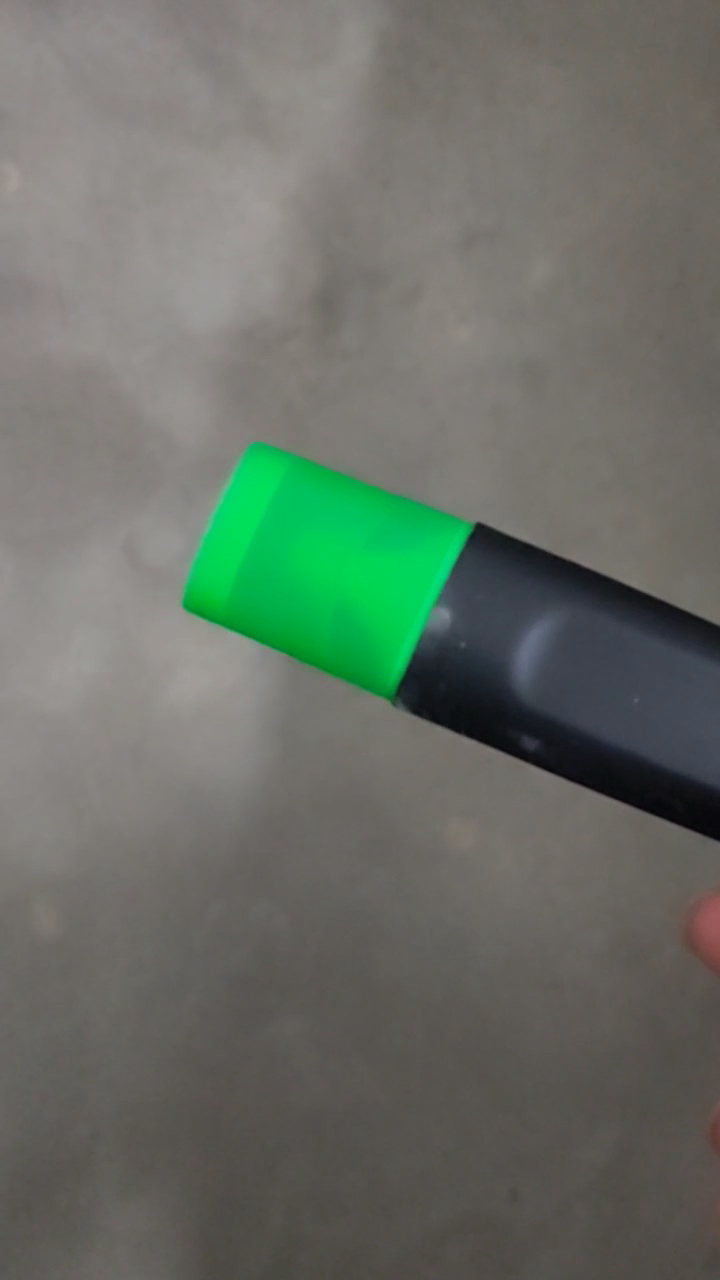
#> input picture frame 21 of OpenCV4/Image Processing in OpenCV/green_pen.mp4, 720 x 1280 px
$ python '1_Changing Colorspaces.py'
#> lines starting #> are read from the running program, lines starting #| are printed output that depends on the picture; after the words box and inside, x2 and y2 are one past the last pixel; in counts of white or black regions, pixels touching at a corner belong together
"""

学习如何将图像从一种颜色空间转换为另一种颜色空间，例如BGR↔Gray，BGR↔HSV等。
此外，我们还将创建一个应用程序来提取视频中的彩色对象。
将学习以下功能：cv.cvtColor（），cv.inRange（）等。
"""
import cv2 as cv
import numpy as np

"""
change Color-Space

OpenCV提供了150多种颜色空间转换方法,
最常用的BGR↔Gray，BGR↔HSV

使用函数cv.cvtColor（input_image，flag），其中flag确定转换类型。

对于HSV，色相范围为[0,179]，饱和度范围为[0,255]，值范围为[0,255]。
不同的软件使用不同的比例。
因此，如果将OpenCV值与它们进行比较，则需要将这些范围标准化。
"""
# [13 lines of commented-out code are left out]

"""
物体跟踪

现在我们知道如何将BGR图像转换为HSV，我们可以使用它来提取有色对象。
在HSV中，表示颜色要比在BGR颜色空间中表示容易。
在我们的应用程序中，我们将尝试提取一个蓝色的对象。
所以这是方法：
- 截图视频的每一帧
- 转换BGR为HSV
- 我们将HSV图片的阈值范围设为想要的物体的颜色区间
- 提取物体
"""


cap = cv.VideoCapture('./green_pen.mp4')
while cap.isOpened():
    # Take each frame
    ret, frame = cap.read()
#> frame is the input picture: shape (1280, 720, 3); mean B, G, R 102.3, 111.2, 104.9
    if not ret:
        print("Can't receive frame (maybe stream end?). Exiting ...")
        break
    # Convert BGR to HSV
    hsv = cv.cvtColor(frame, cv.COLOR_BGR2HSV)
#> hsv: shape (1280, 720, 3); mean H, S, V 26.5, 33.8, 115.2
    # define range of blue color in HSV
    # 检测笔帽。。。
    lower_green = np.array([60, 230, 190])
    upper_green = np.array([80, 255, 210])
    # 同时找笔杆
    lower_black = np.array([100, 30, 10])
    upper_black = np.array([150, 100, 100])
    # 74, 255, 206  BGR
    # Threshold the HSV image to get only blue colors
    # print(hsv.shape)  # (720, 1280, 3)
    print(hsv[0][0])
#| [  4  15 136]
    # 检测每一个像素是否在区间内，是的话取值255，否则0
    mask_bi_mao = cv.inRange(hsv, lower_green, upper_green)
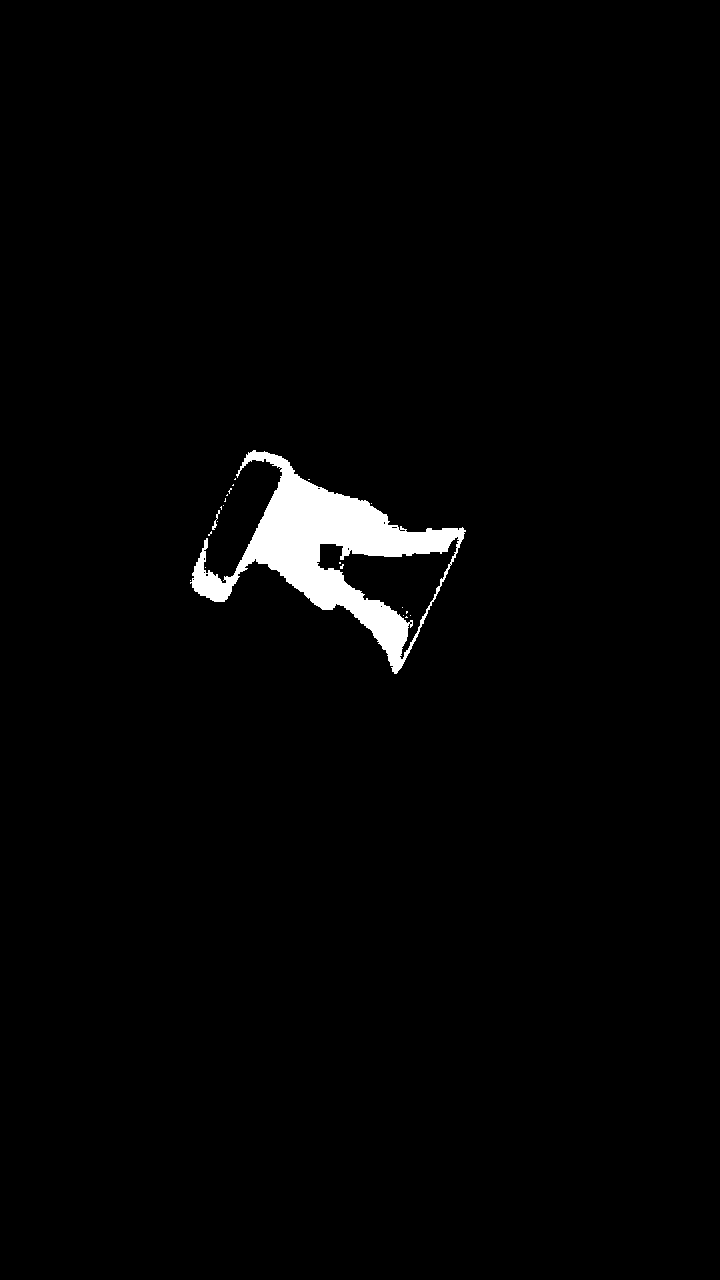
#> mask_bi_mao: shape (1280, 720); 1.9% white; 22 white regions (20 under 20 px), largest, box (x1, y1, x2, y2) and area: (190, 450, 466, 674) 17108, (212, 510, 220, 530) 44
    mask_bi_gan = cv.inRange(hsv, lower_black, upper_black)
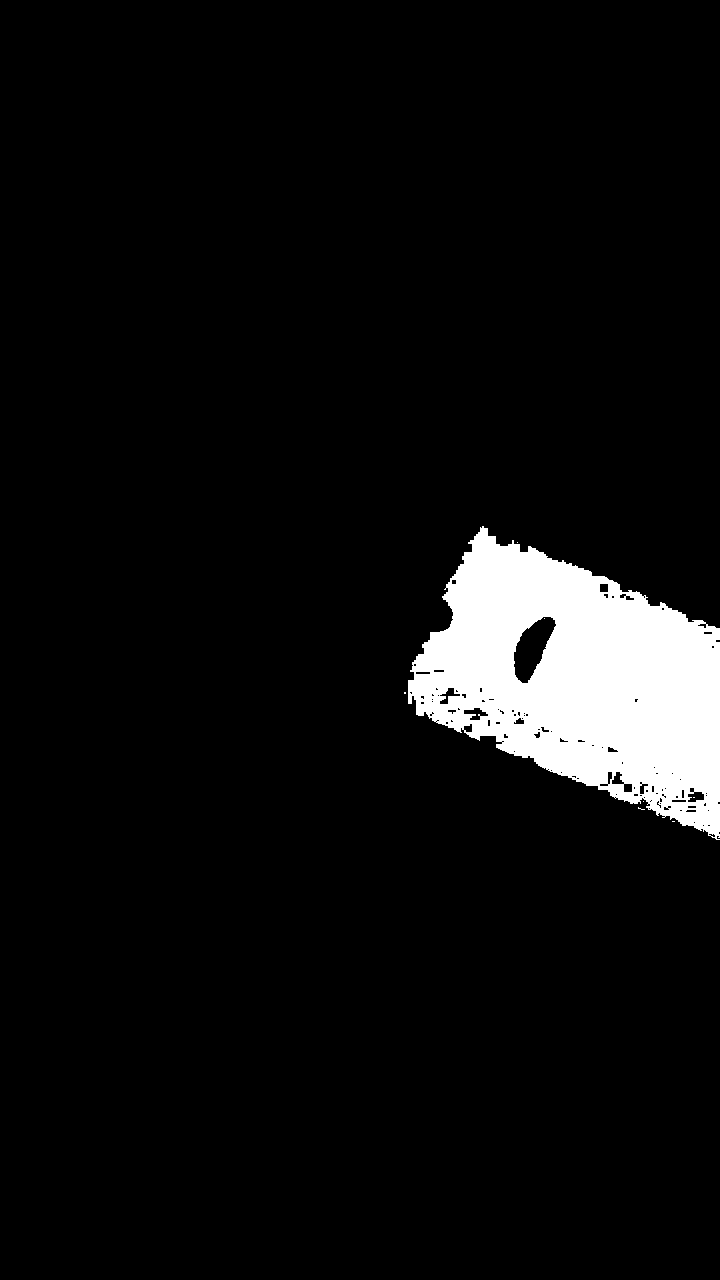
#> mask_bi_gan: shape (1280, 720); 6.1% white; 8 white regions (7 under 20 px), largest, box (x1, y1, x2, y2) and area: (408, 526, 720, 840) 55920
    # 使用cv的加法，在Core Operation中有介绍
    mask = cv.add(mask_bi_gan, mask_bi_mao)
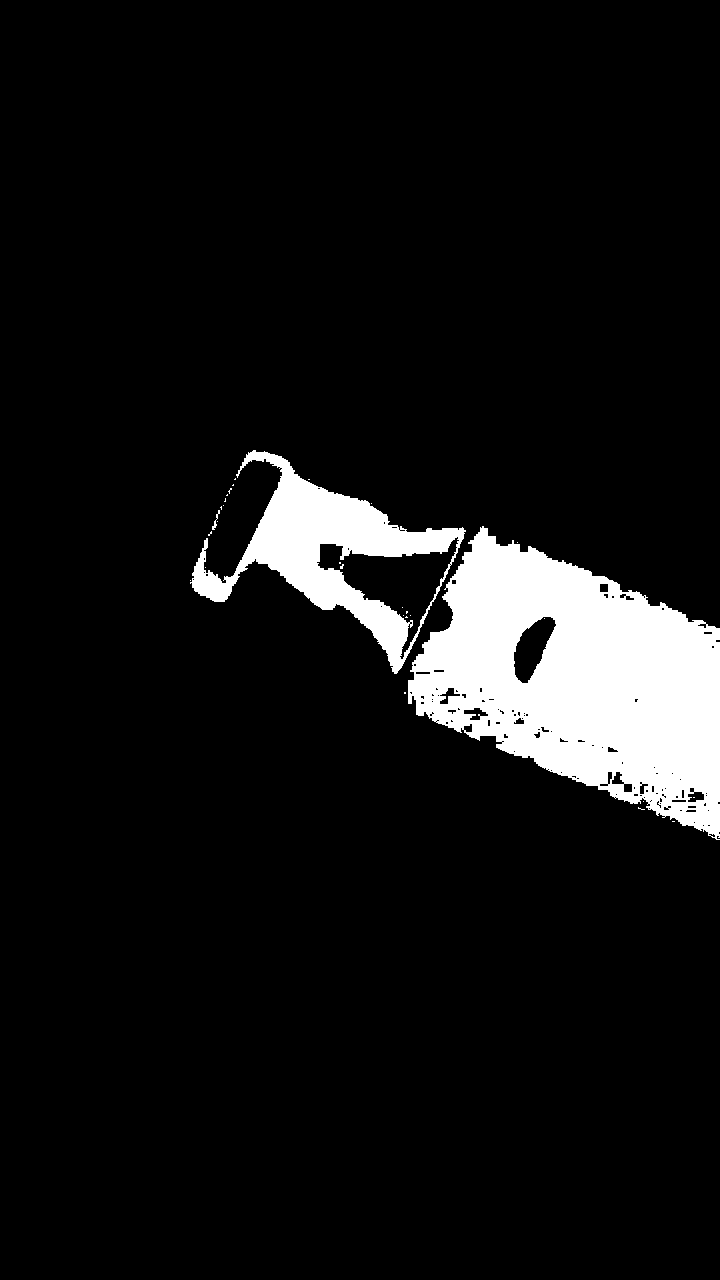
#> mask: shape (1280, 720); 7.9% white; 30 white regions (27 under 20 px), largest, box (x1, y1, x2, y2) and area: (408, 526, 720, 840) 55920, (190, 450, 466, 674) 17108, (212, 510, 220, 530) 44
    # print(mask.shape)  # (720, 1280) 灰度图像
    # Bitwise-AND mask and original image
    res = cv.bitwise_and(frame, frame, mask=mask)
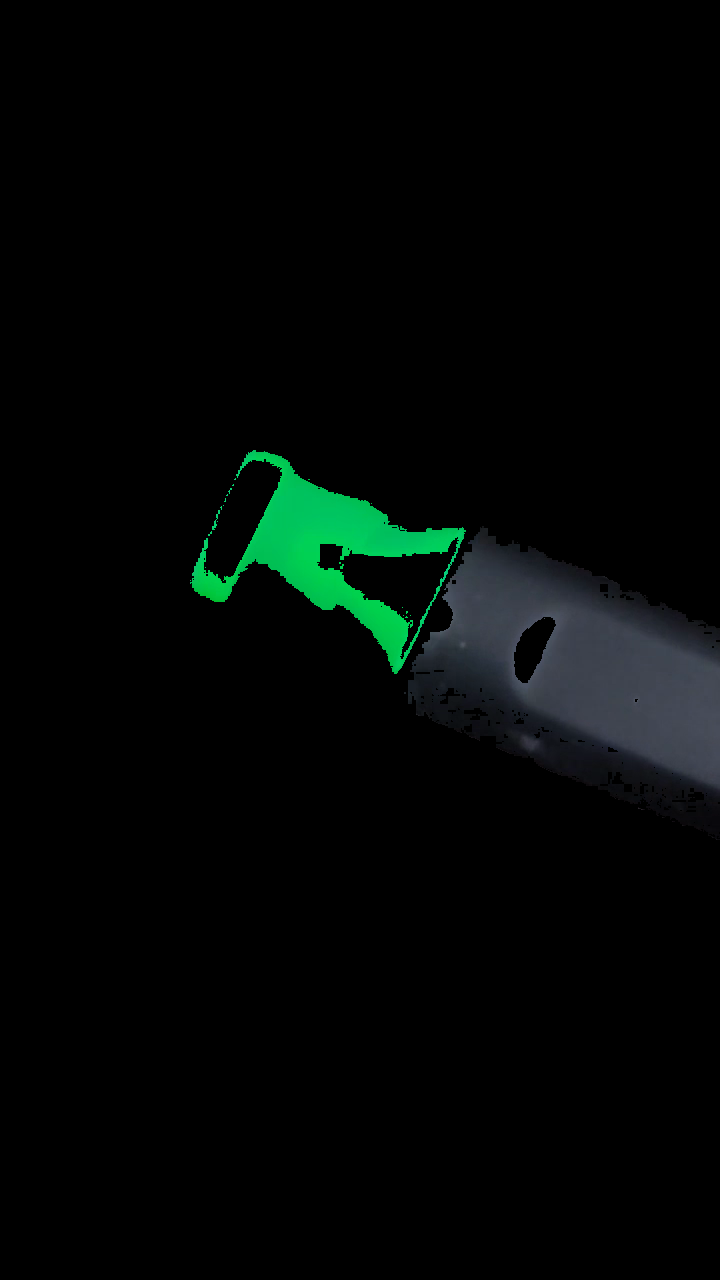
#> res: shape (1280, 720, 3); mean B, G, R 5.2, 6.8, 2.8
    cv.imshow('hsv', hsv)
    cv.imshow('frame', frame)
    cv.imshow('mask', mask)
    cv.imshow('res', res)
    if cv.waitKey(1) == ord('q'):
#> (key q is pressed here)
        break
cv.destroyAllWindows()
"""
图像中有一些噪点。
我们将在后面的章节中看到如何删除它。
这是对象跟踪中最简单的方法。
一旦学习了轮廓的功能，您就可以做很多事情，例如找到对象的质心并使用它来跟踪对象，仅通过将手放在相机前面就可以绘制图以及其他有趣的东西。

关键是，如何找到要追踪的HSV值？
"""

"""
这是在stackoverflow.com中发现的常见问题。
这非常简单，您可以使用相同的函数cv.cvtColor（）。
无需传递图像，只需传递所需的BGR值即可。
例如，要查找Green的HSV值，请在Python终端中尝试以下命令：

>>> green = np.uint8([[[0,255,0 ]]])
>>> hsv_green = cv.cvtColor(green,cv.COLOR_BGR2HSV)
>>> print( hsv_green )
[[[ 60 255 255]]]

现在，您分别将[H-10，100,100]和[H + 10，255，255]作为下限和上限。
除此方法外，您还可以使用GIMP等任何图像编辑工具或任何在线转换器来找到这些值，但不要忘记调整HSV范围。
"""

$ run again, starting later in the video
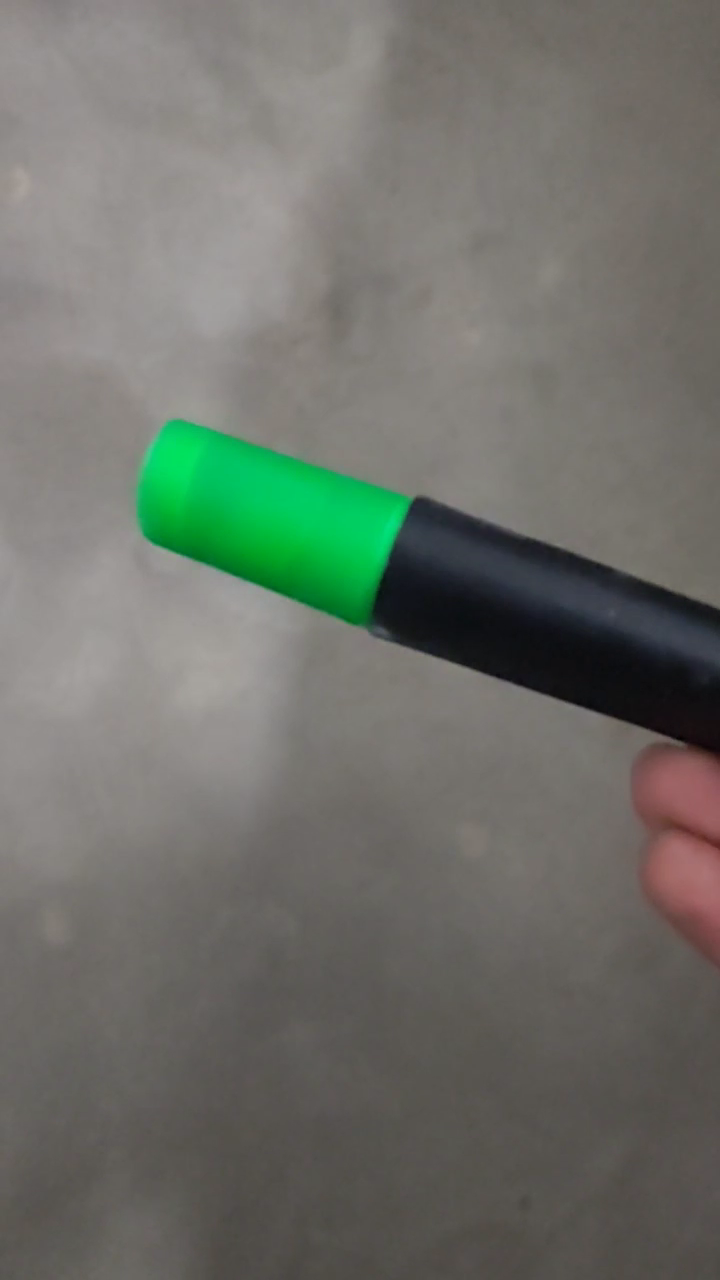
#> input picture frame 95 of OpenCV4/Image Processing in OpenCV/green_pen.mp4, 720 x 1280 px
#> frame is the input picture: shape (1280, 720, 3); mean B, G, R 105.3, 112.7, 109.9
#> hsv: shape (1280, 720, 3); mean H, S, V 24.7, 29.7, 116.9
#| [  4  14 141]
#> `mask_bi_mao = cv.inRange(hsv, lower_green, upper_green)`:
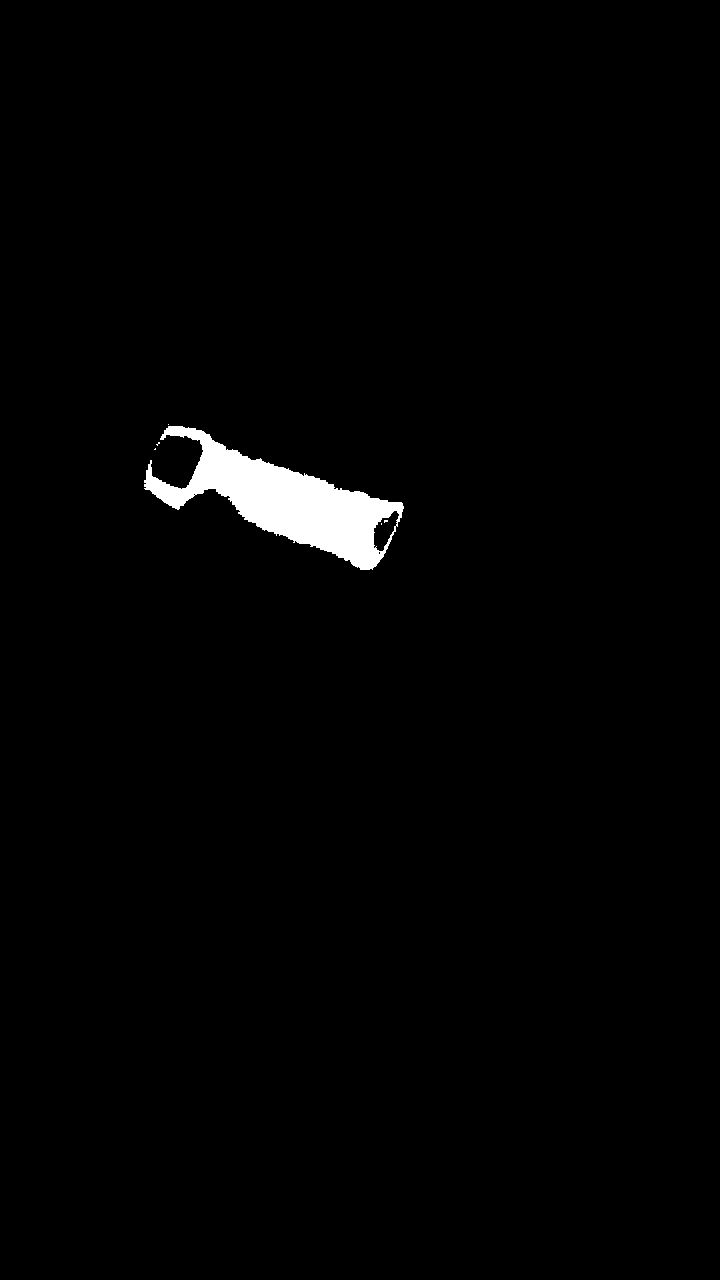
#> mask_bi_mao: shape (1280, 720); 1.5% white; 6 white regions (5 under 20 px), largest, box (x1, y1, x2, y2) and area: (144, 426, 404, 570) 13672
#> mask_bi_gan: shape (1280, 720); 4.3% white; 15 white regions (12 under 20 px), largest, box (x1, y1, x2, y2) and area: (374, 500, 720, 714) 39586, (392, 634, 400, 642) 40, (402, 642, 416, 644) 27
#> mask: shape (1280, 720); 5.8% white; 21 white regions (17 under 20 px), largest, box (x1, y1, x2, y2) and area: (374, 500, 720, 714) 39586, (144, 426, 404, 570) 13672, (392, 634, 400, 642) 40, (402, 642, 416, 644) 27
#> `res = cv.bitwise_and(frame, frame, mask=mask)`:
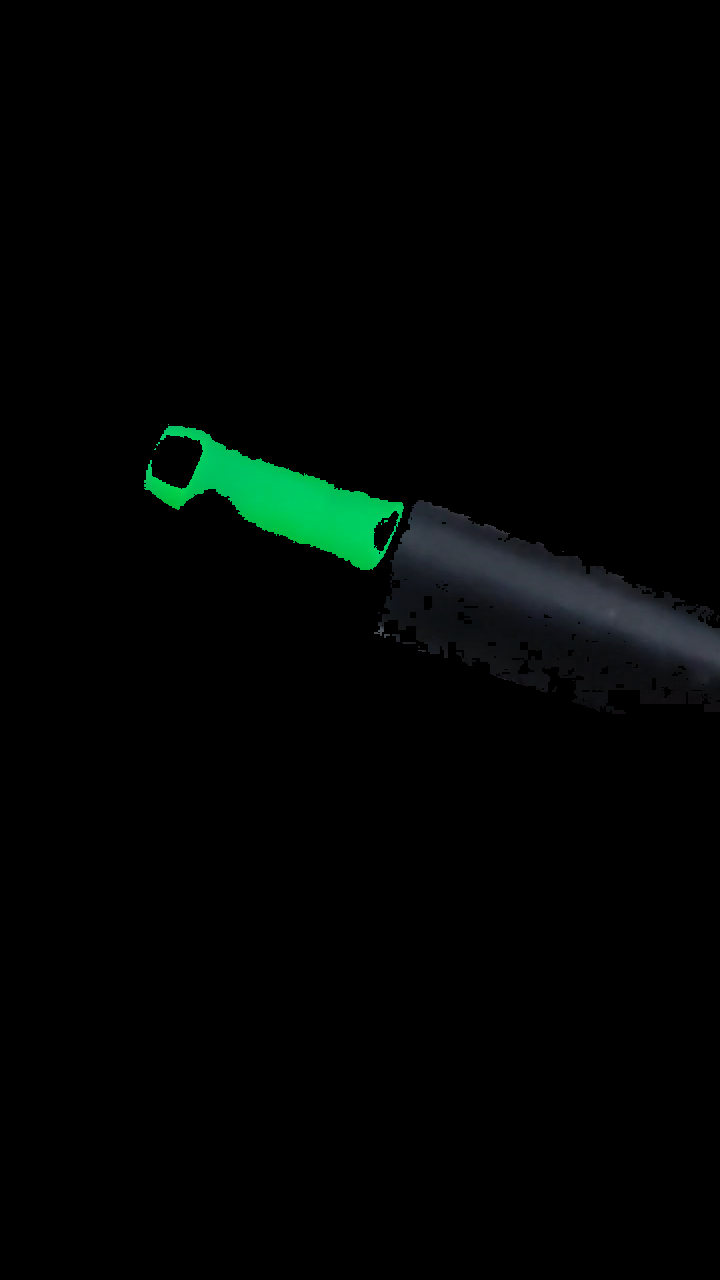
#> res: shape (1280, 720, 3); mean B, G, R 3.1, 4.5, 1.4
